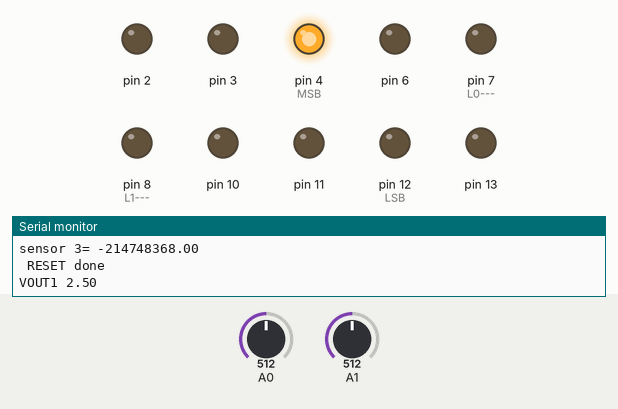
This sketch was run on a simulated Arduino Uno, built with avr-gcc and run on an emulated ATmega328P. Parts: output pins drawn as LEDs (lit = HIGH), the last lines printed to the serial monitor. The inputs (shaded band) are chosen by the test bench; at power-on: A1 = 512, A0 = 512. Pins used as bus, display or sensor lines are not drawn.

Above: at 17.2 s.
17.3 s: A1 set to 888
At 17.9 s:
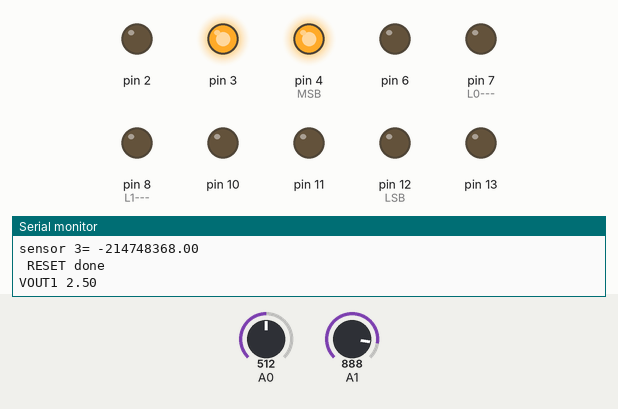
20.3 s: A1 set to 913
At 22.9 s:
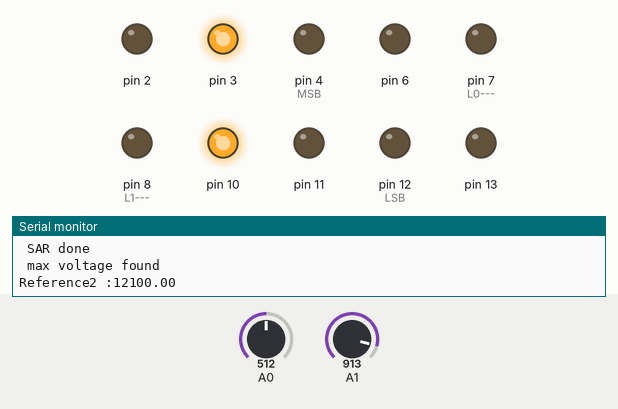
23.3 s: A1 set to 900
At 26.9 s:
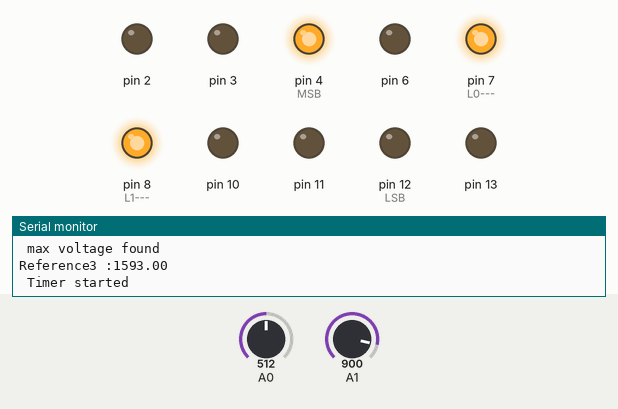
Timing chart, 0 to 35.0 s (numbered marks = the images above; inputs shaded):
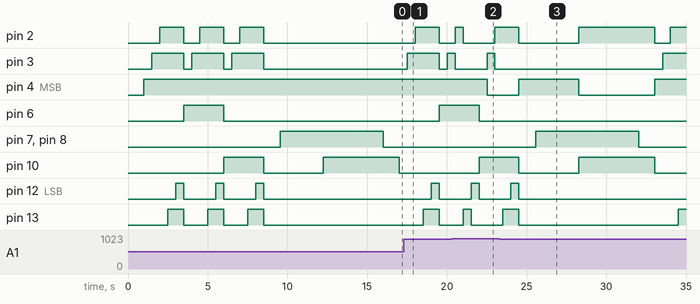

Measured:
- the behaviour switches between 900 and 901 on A1 (found by bisection; images 1 and 2)
- after the input at 20.3 s, pin 4 (MSB): HIGH → LOW after 2.2 s
- after the input at 23.3 s, pin 3: goes on until 33.5 s, then stays HIGH; pin 4 (MSB): goes on until 33.0 s, then stays HIGH

The sketch:

sar_gain_opamp.ino
```cpp
//3 sensor
//10 samples
//read starts after 5 cycles

#include <TimerOne.h>
#define NOP __asm__ __volatile__("nop\n\t");

int data1=0,data2=0;
float Vin= 5;
float vout1=0;

float Rsen1_arr[10]= {};
float Rsen2_arr[10]= {};
float Rsen3_arr[10]= {};
float Rref_arr[5] = {12000.0, 5621.0, 1493.00, 550.0, 199.7};

float Rref=0,temp1=0,temp2=0;
float Rref1=0;
float Rref2=0;
float Rref3=0;

int d[]={0,0,0,0,0}, pin_select[5]={};
int store_mat[5][5]={};
int ref1_pins[5] = {};
int ref2_pins[5] = {};
int ref3_pins[5] = {};

float vout1_ramp1[10]={};
float vout2_ramp1[10]={};
float vout1_ramp2[10]={};
float vout2_ramp2[10]={};
float vout1_ramp3[10]={};
float vout2_ramp3[10]={};

bool flag = true;
int check_bit=0,counter=0,ch=0,cycle_count=6;
int i=0;
const int a=2.25;
float T=1E-6;

void setup()
{
 //sensor pins
  pinMode(6,OUTPUT);
  pinMode(10,OUTPUT);
  pinMode(11,OUTPUT);
  //switch pins
  pinMode(2,OUTPUT);
  pinMode(3,OUTPUT);
  pinMode(4,OUTPUT);  //MSB
  pinMode(12,OUTPUT); //LSB
  pinMode(13,OUTPUT);
  //SnH pins
  pinMode(7,OUTPUT);    //L0--->ADC1-->A0
  pinMode(8,OUTPUT);    //L1--->ADC2-->A1
  //clock pins
  pinMode(9,OUTPUT);    //CLK
  pinMode(5,OUTPUT);    //CLKB

  //analogReference(EXTERNAL);
  Serial.begin(9600);


}

void(* resetFunc) (void) = 0; //declare reset function @ address 0

void loop()
{
  //if(Serial.available())
  //{
    while(flag==true)
    {
      digitalWrite(9,LOW);    //CLK
      digitalWrite(5,LOW);    //CLKB

      digitalWrite(7,LOW);   //sample the value for adc1
      digitalWrite(8,LOW);   //sample the value for adc2
      delay(1000);

      data1 = analogRead(A0);

      vout1 = (data1*Vin)/1023.0;
      Serial.print("VOUT1 ");
      Serial.println(vout1);

      //First Sensor selection
      digitalWrite(11,LOW);
      digitalWrite(10,LOW);
      digitalWrite(6,LOW);      //LSB for MC

      ch=0;
      Rref1 = reference_calculation(ch);
      Serial.print("Reference1 :");
      Serial.println(Rref1);

      //Second Sensor selection
      digitalWrite(11,LOW);
      digitalWrite(10,LOW);
      digitalWrite(6,HIGH);      //LSB for MC

      ch=1;
      Rref2 = reference_calculation(ch);
      Serial.print("Reference2 :");
      Serial.println(Rref2);

      //Third Sensor selection
      digitalWrite(11,LOW);
      digitalWrite(10,HIGH);
      digitalWrite(6,LOW);      //LSB for MC

      ch=2;
      Rref3 = reference_calculation(ch);
      Serial.print("Reference3 :");
      Serial.println(Rref3);

      pinset(ref1_pins);
      digitalWrite(11,LOW);
      digitalWrite(10,LOW);
      digitalWrite(6,LOW);      //LSB for MC

      delay(1000);
      Serial.println(" Timer started");


      Timer1.initialize(55000);    //10Hz
      Timer1.attachInterrupt(timer_isr);
      flag = false;
    }

    if(check_bit==1)
    {
      for(int i=0;i<3;i++)
      {
        if(i==0)
        {
          int number=0;
          long int sum=0;
          float cor = a*T*Rref1;

          //for(int i=0;i<10;i++)
          //Serial.println(vout1_ramp[i]);
          //Serial.println("A1");
          //for(int i=0;i<10;i++)
          //Serial.println(vout2_ramp[i]);
          for(int a=0;a<10;a++)
          {
            if(vout1_ramp1[a]>0.3)
            {
              Rsen1_arr[number]= Rref1*((vout1_ramp1[a]-cor)/(vout2_ramp1[a]-vout1_ramp1[a]));
              number++;
              sum+=Rsen1_arr[number];
            }
          }
          float avg = sum/number;
          Serial.print("sensor 1= ");
          Serial.println(avg);

        }
        else if(i==1)
        {
          int number=0;
          long int sum=0;
          float cor = a*T*Rref2;

          //for(int i=0;i<10;i++)
          //Serial.println(vout1_ramp[i]);
          //Serial.println("A1");
          //for(int i=0;i<10;i++)
          //Serial.println(vout2_ramp[i]);
          for(int a=0;a<10;a++)
          {
            if(vout1_ramp2[a]>0.3)
            {
              Rsen2_arr[number]= Rref2*((vout1_ramp2[a]-cor)/(vout2_ramp2[a]-vout1_ramp2[a]));
              number++;
              sum+=Rsen2_arr[number];
            }
          }
          float avg = sum/number;
          Serial.print("sensor 2= ");
          Serial.println(avg);
        }
        else if(i==2)
        {
          int number=0;
          long int sum=0;
          float cor = a*T*Rref3;

          //for(int i=0;i<10;i++)
          //Serial.println(vout1_ramp[i]);
          //Serial.println("A1");
          //for(int i=0;i<10;i++)
          //Serial.println(vout2_ramp[i]);
          for(int a=0;a<10;a++)
          {
            if(vout1_ramp3[a]>0.3)
            {
              Rsen3_arr[number]= Rref2*((vout1_ramp3[a]-cor)/(vout2_ramp3[a]-vout1_ramp3[a]));
              number++;
              sum+=Rsen3_arr[number];
            }
          }
          float avg = sum/number;
          Serial.print("sensor 3= ");
          Serial.println(avg);
        }
        else
        {
          Serial.println("Oopss!!Something went wrong.");
        }
      }

      Serial.println(" RESET done");
      delay(1000);
      resetFunc();
      Serial.println(" Never should be printed");
    }

 // }
}

float reference_calculation(int ch)
{
  float vout2=0;
  float vol_array[5]={};
  int count=0;
  int j=0;

  for(int i=0; i<5; i++)
  {
    d[i]=1;
    pinset(d);
    delay(500);
    digitalWrite(8,LOW);   //sample the value for adc2
    data2 = analogRead(A1);

    vout2 = (data2*Vin)/1023.0;
//    Serial.print("VOUT2 ");
//    Serial.println(vout2);

      if(vout2>4.4)
      {
        d[i]=0;
        pinset(d);
      }
      else
      {
        vol_array[j]=vout2;
        store_array(d,count);
        count++;
        j++;
      }
  }
  Serial.println(" SAR done");

  //find best Refernce corresponding to highest voltage

  float maxm = vol_array[0];
  int index =0;
  for(int j=1;j<count;j++)
   {
    if (vol_array[j]>maxm )
    {
      maxm = vol_array[j];
      index = j;
    }

   }
   Serial.println(" max voltage found");
   temp2=maxm;
   for(int a=0;a<5;a++)
   {
    pin_select[a]=store_mat[index][a];
   }

   if(ch==0)
   {
     for(int a=0;a<5;a++)
     {
      ref1_pins[a]=pin_select[a];
     }
   }
   if(ch==1)
   {
    for(int a=0;a<5;a++)
     {
      ref2_pins[a]=pin_select[a];
     }
   }
   if(ch==2)
   {
    for(int a=0;a<5;a++)
     {
      ref3_pins[a]=pin_select[a];
     }
   }
   Rref = res_calc(pin_select);

   memset(d,0,sizeof(d));

//   Serial.println("D array after loop");
//   for(int k=0;k<5;k++)
//    {
//      Serial.print(d[k]);
//    }
   memset(pin_select,0,sizeof(pin_select));
   memset(store_mat,0,sizeof(store_mat));
   memset(vol_array,0,sizeof(vol_array));


   return(Rref);

}

void store_array(int d[],int c)
{
  for(int i=0;i<5;i++)
  {
    store_mat[c][i]=d[i];
  }
}


void pinset(int d[])
{
    digitalWrite(12, d[4]);    //LSB -->DO
    digitalWrite(13, d[3]);     //D1
    digitalWrite(2, d[2]);      //D2
    digitalWrite(3, d[1]);      //D3
    digitalWrite(4,d[0]);       //D4

}

float res_calc(int pin_select[])
{
  float temp=0;
  for(int k=0;k<5;k++)
  {
    if(pin_select[k]==1)
    {
      temp+= Rref_arr[k];
    }
  }
  temp=temp+100.0;
  return(temp);
}


void timer_isr()
{

  if(counter<10)
  {
    digitalWrite(9,HIGH);
    digitalWrite(5,HIGH);
    //140us
    digitalWrite(7,LOW);   //sample the value for adc1
    digitalWrite(8,LOW);   //sample the value for adc2
    digitalWrite(7,LOW);   //sample the value for adc1
    digitalWrite(8,LOW);   //sample the value for adc2
    digitalWrite(7,LOW);   //sample the value for adc1
    digitalWrite(8,LOW);   //sample the value for adc2
    digitalWrite(7,LOW);   //sample the value for adc1
    digitalWrite(8,LOW);   //sample the value for adc2
    digitalWrite(7,LOW);   //sample the value for adc1
    digitalWrite(8,LOW);   //sample the value for adc2
    digitalWrite(7,LOW);   //sample the value for adc1
    digitalWrite(8,LOW);   //sample the value for adc2
    digitalWrite(7,LOW);   //sample the value for adc1
    digitalWrite(8,LOW);   //sample the value for adc2
    digitalWrite(7,LOW);   //sample the value for adc1
    digitalWrite(8,LOW);   //sample the value for adc2
    digitalWrite(7,LOW);   //sample the value for adc1
    digitalWrite(8,LOW);   //sample the value for adc2
    digitalWrite(7,LOW);   //sample the value for adc1
    digitalWrite(8,LOW);   //sample the value for adc2
    digitalWrite(7,LOW);   //sample the value for adc1
    digitalWrite(8,LOW);   //sample the value for adc2
    digitalWrite(7,LOW);   //sample the value for adc1
    digitalWrite(8,LOW);   //sample the value for adc2
    digitalWrite(7,LOW);   //sample the value for adc1
    digitalWrite(8,LOW);   //sample the value for adc2
    digitalWrite(7,LOW);   //sample the value for adc1
    digitalWrite(8,LOW);   //sample the value for adc2
    digitalWrite(7,LOW);   //sample the value for adc1
    digitalWrite(8,LOW);   //sample the value for adc2
    digitalWrite(7,LOW);   //sample the value for adc1
    digitalWrite(8,LOW);   //sample the value for adc2
    digitalWrite(7,LOW);   //sample the value for adc1
    digitalWrite(8,LOW);   //sample the value for adc2
    digitalWrite(7,LOW);   //sample the value for adc1
    digitalWrite(8,LOW);   //sample the value for adc2
    digitalWrite(7,LOW);   //sample the value for adc1
    digitalWrite(8,LOW);   //sample the value for adc2
    digitalWrite(7,LOW);   //sample the value for adc1
    digitalWrite(8,LOW);   //sample the value for adc2
    //NOP;
    digitalWrite(7,HIGH);    //hold
    digitalWrite(8,HIGH);    //hold
    if(cycle_count==5)
    {
      data1 = analogRead(A0);
      data2= analogRead(A1);
      vout1_ramp1[i] = (data1*Vin)/1023.0;
      vout2_ramp1[i]=(data2*Vin)/1023.0;
      i++;

    }
    else if (cycle_count==10)
    {
      data1 = analogRead(A0);
      data2= analogRead(A1);
      vout1_ramp2[i] = (data1*Vin)/1023.0;
      vout2_ramp2[i]=(data2*Vin)/1023.0;
      i++;
    }
    else if(cycle_count==15)
    {
      data1 = analogRead(A0);
      data2= analogRead(A1);
      vout1_ramp3[i] = (data1*Vin)/1023.0;
      vout2_ramp3[i]=(data2*Vin)/1023.0;
      i++;

    }
    counter++;

   }
    if(counter==10)
    {
      digitalWrite(9,LOW);
      digitalWrite(5,LOW);

      counter =0;
      cycle_count++;
      i=0;
      if(cycle_count==6)
      {
        pinset(ref2_pins);
        digitalWrite(10,LOW);
        digitalWrite(6,HIGH);
      }
      else if(cycle_count==11)
      {
        pinset(ref3_pins);
        digitalWrite(10,HIGH);
        digitalWrite(6,LOW);
      }
      else if(cycle_count==16)
      {
        check_bit=1;
      }
    }

  }
```
